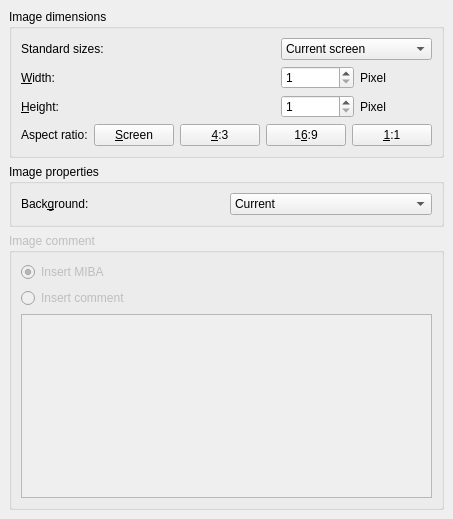
<ui version="4.0" >
 <author></author>
 <comment></comment>
 <exportmacro></exportmacro>
 <class>Gui::Dialog::DlgSettingsImage</class>
 <widget class="QWidget" name="Gui::Dialog::DlgSettingsImage" >
  <property name="geometry" >
   <rect>
    <x>0</x>
    <y>0</y>
    <width>440</width>
    <height>519</height>
   </rect>
  </property>
  <property name="windowTitle" >
   <string>Image settings</string>
  </property>
  <layout class="QGridLayout" >
   <property name="margin" >
    <number>9</number>
   </property>
   <property name="spacing" >
    <number>6</number>
   </property>
   <item row="1" column="0" >
    <widget class="QGroupBox" name="groupBoxProp" >
     <property name="title" >
      <string>Image properties</string>
     </property>
     <layout class="QGridLayout" >
      <property name="margin" >
       <number>9</number>
      </property>
      <property name="spacing" >
       <number>6</number>
      </property>
      <item row="0" column="0" >
       <widget class="QLabel" name="textLabelColor" >
        <property name="text" >
         <string>Back&amp;ground:</string>
        </property>
        <property name="buddy" >
         <cstring>comboBackground</cstring>
        </property>
       </widget>
      </item>
      <item row="0" column="2" >
       <widget class="QComboBox" name="comboBackground" >
        <item>
         <property name="text" >
          <string>Current</string>
         </property>
        </item>
        <item>
         <property name="text" >
          <string>White</string>
         </property>
        </item>
        <item>
         <property name="text" >
          <string>Black</string>
         </property>
        </item>
        <item>
         <property name="text" >
          <string>Transperent</string>
         </property>
        </item>
       </widget>
      </item>
     </layout>
    </widget>
   </item>
   <item row="0" column="0" >
    <widget class="QGroupBox" name="groupBoxDim" >
     <property name="title" >
      <string>Image dimensions</string>
     </property>
     <layout class="QGridLayout" >
      <property name="margin" >
       <number>9</number>
      </property>
      <property name="spacing" >
       <number>6</number>
      </property>
      <item row="0" column="0" >
       <layout class="QGridLayout" >
        <property name="margin" >
         <number>0</number>
        </property>
        <property name="spacing" >
         <number>6</number>
        </property>
        <item row="1" column="1" >
         <spacer>
          <property name="orientation" >
           <enum>Qt::Horizontal</enum>
          </property>
          <property name="sizeHint" >
           <size>
            <width>40</width>
            <height>20</height>
           </size>
          </property>
         </spacer>
        </item>
        <item row="2" column="2" >
         <widget class="QSpinBox" name="spinHeight" >
          <property name="maximum" >
           <number>32767</number>
          </property>
          <property name="minimum" >
           <number>1</number>
          </property>
         </widget>
        </item>
        <item row="1" column="2" >
         <widget class="QSpinBox" name="spinWidth" >
          <property name="maximum" >
           <number>32767</number>
          </property>
          <property name="minimum" >
           <number>1</number>
          </property>
         </widget>
        </item>
        <item row="1" column="3" >
         <widget class="QLabel" name="label_2" >
          <property name="text" >
           <string>Pixel</string>
          </property>
         </widget>
        </item>
        <item row="1" column="0" >
         <widget class="QLabel" name="textLabelWidth" >
          <property name="text" >
           <string>&amp;Width:</string>
          </property>
          <property name="buddy" >
           <cstring>spinWidth</cstring>
          </property>
         </widget>
        </item>
        <item row="0" column="2" colspan="2" >
         <widget class="QComboBox" name="standardSizeBox" >
          <item>
           <property name="text" >
            <string>Current screen</string>
           </property>
          </item>
          <item>
           <property name="text" >
            <string>Icon       32  x 32</string>
           </property>
          </item>
          <item>
           <property name="text" >
            <string>Icon       64 x 64</string>
           </property>
          </item>
          <item>
           <property name="text" >
            <string>Icon       128 x 128</string>
           </property>
          </item>
          <item>
           <property name="text" >
            <string>CGA       320 x 200</string>
           </property>
          </item>
          <item>
           <property name="text" >
            <string>QVGA     320 x 240</string>
           </property>
          </item>
          <item>
           <property name="text" >
            <string>VGA       640 x 480</string>
           </property>
          </item>
          <item>
           <property name="text" >
            <string>NTSC     720 x 480</string>
           </property>
          </item>
          <item>
           <property name="text" >
            <string>PAL        768 x 578</string>
           </property>
          </item>
          <item>
           <property name="text" >
            <string>SVGA     800 x 600</string>
           </property>
          </item>
          <item>
           <property name="text" >
            <string>XGA       1024 x 768</string>
           </property>
          </item>
          <item>
           <property name="text" >
            <string>HD720   1280 x 720</string>
           </property>
          </item>
          <item>
           <property name="text" >
            <string>SXGA     1280 x 1024</string>
           </property>
          </item>
          <item>
           <property name="text" >
            <string>SXGA+   1400 x 1050</string>
           </property>
          </item>
          <item>
           <property name="text" >
            <string>UXGA     1600 x 1200</string>
           </property>
          </item>
          <item>
           <property name="text" >
            <string>HD1080 1920 x 1080</string>
           </property>
          </item>
          <item>
           <property name="text" >
            <string>WUXGA  1920 x 1200</string>
           </property>
          </item>
          <item>
           <property name="text" >
            <string>QXGA     2048 x 1538</string>
           </property>
          </item>
          <item>
           <property name="text" >
            <string>WQXGA  2560 x 1600</string>
           </property>
          </item>
          <item>
           <property name="text" >
            <string>QSXGA   2560 x 2048</string>
           </property>
          </item>
          <item>
           <property name="text" >
            <string>QUXGA   3200 × 2400</string>
           </property>
          </item>
          <item>
           <property name="text" >
            <string>HUXGA   6400 × 4800</string>
           </property>
          </item>
          <item>
           <property name="text" >
            <string>!!!          10000 x 10000</string>
           </property>
          </item>
         </widget>
        </item>
        <item row="0" column="0" >
         <widget class="QLabel" name="label" >
          <property name="text" >
           <string>Standard sizes:</string>
          </property>
         </widget>
        </item>
        <item row="0" column="1" >
         <spacer>
          <property name="orientation" >
           <enum>Qt::Horizontal</enum>
          </property>
          <property name="sizeHint" >
           <size>
            <width>40</width>
            <height>20</height>
           </size>
          </property>
         </spacer>
        </item>
        <item row="2" column="3" >
         <widget class="QLabel" name="label_3" >
          <property name="text" >
           <string>Pixel</string>
          </property>
         </widget>
        </item>
        <item row="2" column="1" >
         <spacer>
          <property name="orientation" >
           <enum>Qt::Horizontal</enum>
          </property>
          <property name="sizeHint" >
           <size>
            <width>40</width>
            <height>20</height>
           </size>
          </property>
         </spacer>
        </item>
        <item row="2" column="0" >
         <widget class="QLabel" name="textLabelHeight" >
          <property name="text" >
           <string>&amp;Height:</string>
          </property>
          <property name="buddy" >
           <cstring>spinHeight</cstring>
          </property>
         </widget>
        </item>
       </layout>
      </item>
      <item row="1" column="0" >
       <layout class="QHBoxLayout" >
        <property name="margin" >
         <number>0</number>
        </property>
        <property name="spacing" >
         <number>6</number>
        </property>
        <item>
         <widget class="QLabel" name="textLabel1" >
          <property name="text" >
           <string>Aspect ratio:</string>
          </property>
         </widget>
        </item>
        <item>
         <widget class="QPushButton" name="buttonRatioScreen" >
          <property name="text" >
           <string>&amp;Screen</string>
          </property>
          <property name="shortcut" >
           <string>Alt+S</string>
          </property>
         </widget>
        </item>
        <item>
         <widget class="QPushButton" name="buttonRatio4x3" >
          <property name="text" >
           <string>&amp;4:3</string>
          </property>
          <property name="shortcut" >
           <string>Alt+4</string>
          </property>
         </widget>
        </item>
        <item>
         <widget class="QPushButton" name="buttonRatio16x9" >
          <property name="text" >
           <string>1&amp;6:9</string>
          </property>
          <property name="shortcut" >
           <string>Alt+6</string>
          </property>
         </widget>
        </item>
        <item>
         <widget class="QPushButton" name="buttonRatio1x1" >
          <property name="text" >
           <string>&amp;1:1</string>
          </property>
          <property name="shortcut" >
           <string>Alt+1</string>
          </property>
         </widget>
        </item>
       </layout>
      </item>
     </layout>
    </widget>
   </item>
   <item row="2" column="0" >
    <widget class="QGroupBox" name="buttonGroupComment" >
     <property name="enabled" >
      <bool>false</bool>
     </property>
     <property name="title" >
      <string>Image comment</string>
     </property>
     <layout class="QGridLayout" >
      <property name="margin" >
       <number>9</number>
      </property>
      <property name="spacing" >
       <number>6</number>
      </property>
      <item row="0" column="0" >
       <widget class="QRadioButton" name="radioButtonMiba" >
        <property name="text" >
         <string>Insert MIBA</string>
        </property>
        <property name="checked" >
         <bool>true</bool>
        </property>
       </widget>
      </item>
      <item row="2" column="0" >
       <widget class="QTextEdit" name="textEditComment" >
        <property name="enabled" >
         <bool>false</bool>
        </property>
       </widget>
      </item>
      <item row="1" column="0" >
       <widget class="QRadioButton" name="radioButtonComment" >
        <property name="text" >
         <string>Insert comment</string>
        </property>
       </widget>
      </item>
     </layout>
    </widget>
   </item>
  </layout>
 </widget>
 <layoutdefault spacing="6" margin="11" />
 <pixmapfunction>qPixmapFromMimeSource</pixmapfunction>
 <tabstops>
  <tabstop>standardSizeBox</tabstop>
  <tabstop>spinWidth</tabstop>
  <tabstop>spinHeight</tabstop>
  <tabstop>buttonRatioScreen</tabstop>
  <tabstop>buttonRatio4x3</tabstop>
  <tabstop>buttonRatio16x9</tabstop>
  <tabstop>buttonRatio1x1</tabstop>
  <tabstop>comboBackground</tabstop>
  <tabstop>radioButtonMiba</tabstop>
  <tabstop>radioButtonComment</tabstop>
  <tabstop>textEditComment</tabstop>
 </tabstops>
 <resources/>
 <connections>
  <connection>
   <sender>radioButtonComment</sender>
   <signal>toggled(bool)</signal>
   <receiver>textEditComment</receiver>
   <slot>setEnabled(bool)</slot>
   <hints>
    <hint type="sourcelabel" >
     <x>35</x>
     <y>262</y>
    </hint>
    <hint type="destinationlabel" >
     <x>39</x>
     <y>316</y>
    </hint>
   </hints>
  </connection>
 </connections>
</ui>
